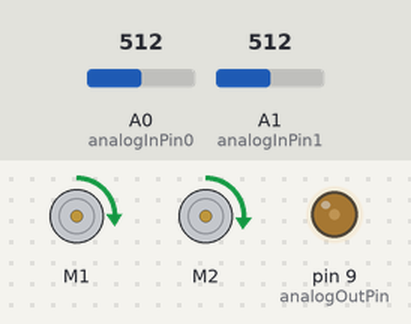
A sketch run on a simulated Arduino Uno, built with avr-gcc and run on an emulated ATmega328P. Shown: 2 × DC motor (green arrow = forward, orange = backward, longer = faster), output pins drawn as LEDs (lit = HIGH). The inputs (shaded band) are chosen by the test bench; at power-on: A0 (analogInPin0) = 512, A1 (analogInPin1) = 512. What the sketch prints to the serial monitor is not drawn.

Above: at 1.2 s.
1.3 s: A0 (analogInPin0) set to 716
At 1.8 s:
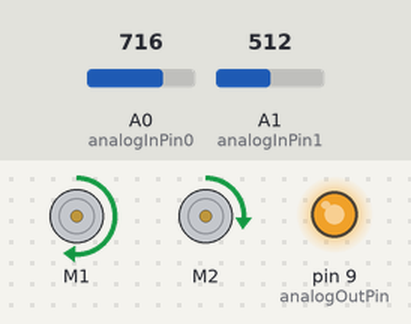
2.8 s: A1 (analogInPin1) set to 716
At 4.0 s:
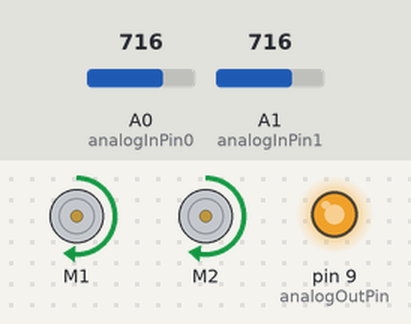
4.3 s: A0 (analogInPin0) set to 900
At 5.3 s:
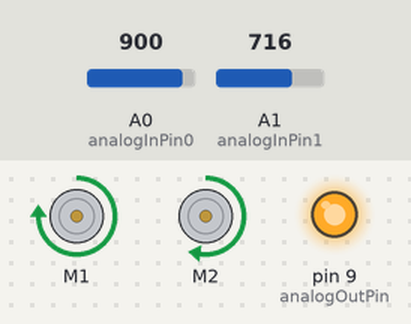
5.8 s: A1 (analogInPin1) set to 900
At 6.5 s:
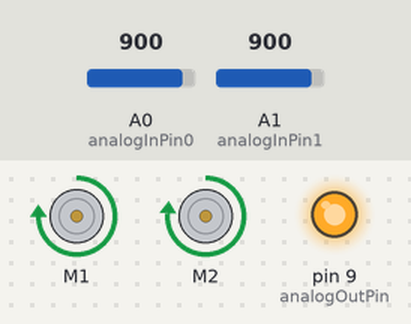
7.3 s: A0 (analogInPin0) set to 1023
At 7.6 s:
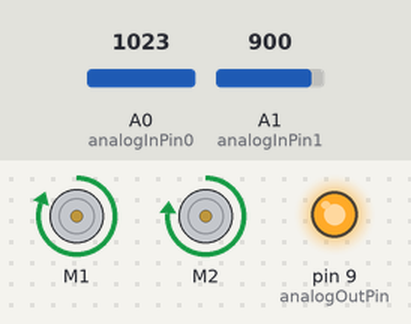
8.8 s: A1 (analogInPin1) set to 1023
At 9.9 s:
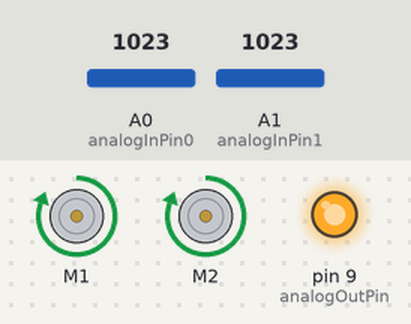
Timing chart, 0 to 11.3 s (numbered marks = the images above; inputs shaded):
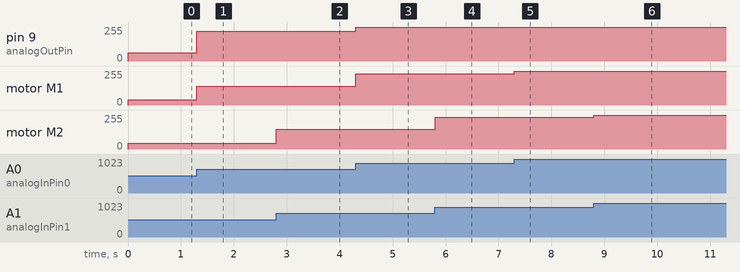

Measured:
- after the input at 1.3 s, pin 9 (analogOutPin): 63/255 → 222/255 at once; motor M1: forward 40/255 → forward 141/255 at once
- after the input at 2.8 s, motor M2: forward 45/255 → forward 147/255 at once
- after the input at 4.3 s, pin 9 (analogOutPin): 222/255 → 255/255 at once; motor M1: forward 141/255 → forward 233/255 at once
- after the input at 5.8 s, motor M2: forward 147/255 → forward 239/255 at once
- after the input at 7.3 s, motor M1: forward 233/255 → forward 255/255 at once
- after the input at 8.8 s, motor M2: forward 239/255 → forward 255/255 at once

The sketch:

ex1.ino
```cpp
#include "DualVNH5019MotorShield.h"

DualVNH5019MotorShield md;

void stopIfFault()
{
  if (md.getM1Fault())
  {
    Serial.println("M1 fault");
    while(1);
  }
  if (md.getM2Fault())
  {
    Serial.println("M2 fault");
    while(1);
  }
}

void setup()
{
  Serial.begin(115200);
  Serial.println("Dual VNH5019 Motor Shield");
  md.init();
}

const int analogInPin0 = A0;  // Analog input pin that the potentiometer is attached to
const int analogInPin1 = A1;
const int analogOutPin = 9; // Analog output pin that the LED is attached to

int sensorValue0 = 0;        // value read from the pot
int sensorValue1 = 0;
int outputValue0 = 0;        // value output to the PWM (analog out)
int outputValue1 = 0;

void loop() {
  // read the analog in value:
  sensorValue0 = analogRead(analogInPin0);
  sensorValue1 = analogRead(analogInPin1);
  // map it to the range of the analog out:
  outputValue0 = map(sensorValue0, 0, 1023, -400, 400)+63;
  outputValue1 = map(sensorValue1, 0, 1023, -400, 400)+72;
  // change the analog out value:
  analogWrite(analogOutPin, outputValue0);

  md.setM1Speed(outputValue0);
  md.setM2Speed(outputValue1);
  stopIfFault();

  // print the results to the serial monitor:
  Serial.print("sensor = " );
  Serial.print(sensorValue0);
  Serial.print(",");
  Serial.print(sensorValue1);
  Serial.print("\t output = ");
  Serial.println(outputValue0);
  Serial.print(",");
  Serial.println(outputValue1);

  // wait 2 milliseconds before the next loop
  // for the analog-to-digital converter to settle
  // after the last reading:
  delay(2);
}
```
